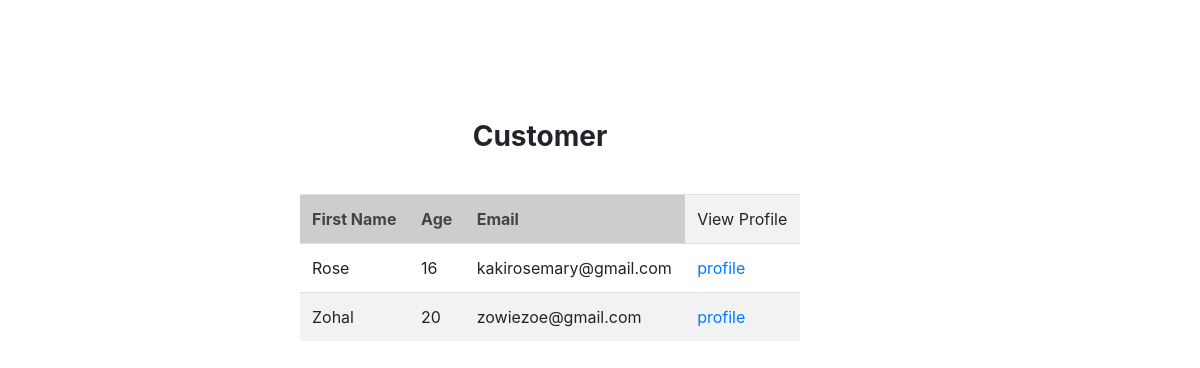
Page /wallet/customers/ on the committed database.
### wallet/models.py (models this page shows)
class Customer(models.Model):
    first_name = models.CharField(max_length=20,null=True)
    last_name = models.CharField(max_length=20,null=True)
    address = models.TextField()
    email = models.EmailField()
    phonenumber = models.CharField(max_length=10,null=True)
    age= models.PositiveSmallIntegerField()
    GENDER_CHOICES = (
        ('M', 'Male'),
        ('F', 'Female'),
    )
    gender =models.CharField(max_length=7,null=True)
    customer_id= models.CharField(max_length=15,null=True)
    nationality=models.CharField(max_length=15,null=True)
    profile_picture= models.ImageField(upload_to='profile_picture',null=True)

### wallet/views.py (the view)
# urls.py: path("customers/", views.list_customers,name="customer_list"),
def list_customers(request):
    customers= Customer.objects.all()
    return render(request,"wallet/list_customer.html",{"customers":customers})

### wallet/templates/wallet/list_customer.html (shortened to what this page needs)
<!doctype html>
<html lang="en">
  <head>
    <link rel="stylesheet" href="https://cdn.jsdelivr.net/npm/bootstrap@4.3.1/dist/css/bootstrap.min.css">
  </head>
  <body>
    <h3> Customer</h3>
    <table class="table table-striped table-hover" style="width: 500px;">
            <th>First Name   </th>
            <th>Age    </th>
            <th>Email   </th>
            <td>View Profile</td>
        {% for Customer in customers %}
        <tr>
            <td>{{ Customer.first_name }}   </td>
            <td>{{ Customer.age }}   </td>
            <td>{{ Customer.email }}   </td>
            <td><a href="{%url 'customer_profile' id=customer.id%}">profile</a></td>
        </tr>
    {%endfor%}
    </table>
  </body>
</html>

### wallet/templates/wallet/list_customer.html (style rules this page uses)
table { margin-top: 40px; margin-left: 300px; margin-right: 120px; }
h3 { text-align: center; font-weight: bold; padding-top:120px ; padding-right: 120px; }
th { background-color: rgb(207, 204, 204); color: rgb(68, 68, 68); }

### rows in the picture
Customer: first_name "Rose", age "16", email "kakirosemary@gmail.com"
Customer: first_name "Zohal", age "20", email "zowiezoe@gmail.com"
